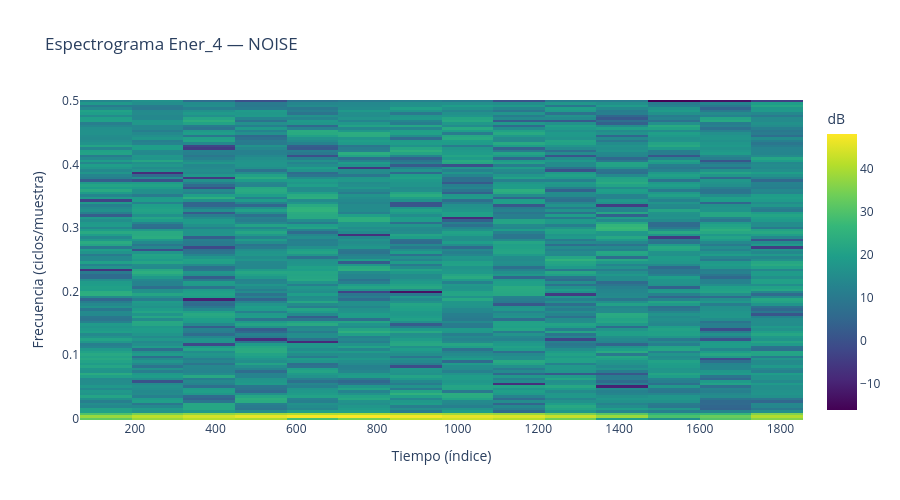

The cell this chart's notebook holds for it:
### Markdown cell above
Repetimos el mismo análisis por ventanas para la versión `noise` de `Ener_4`, usando
exactamente los mismos parámetros que en la versión `clean`, para poder comparar ambas
imágenes lado a lado sin que la diferencia sea un artefacto de la configuración.

### Code cell
f_stft, t_stft, Sxx_n = signal.spectrogram(e4_noise, fs=fs, nperseg=nperseg,
                                           noverlap=noverlap, window='hann')

fig_spec_n = go.Figure(go.Heatmap(
    x=t_stft, y=f_stft, z=10 * np.log10(Sxx_n + 1e-12),
    colorscale='Viridis', colorbar=dict(title='dB')))
fig_spec_n.update_layout(title='Espectrograma Ener_4 — NOISE',
                         xaxis_title='Tiempo (índice)',
                         yaxis_title='Frecuencia (ciclos/muestra)', height=500)
fig_spec_n.write_html('../results/figuras/fase2_ener4_espectrograma_noise.html', auto_open=False)
fig_spec_n.show()

### Figure 1 — Plotly figure (JSON) as saved in the notebook; plotly's stock layout.template omitted (floating-point values rounded to 4 significant figures; data arrays with more than 128 entries replaced by an {"elided": "..."} marker saying what was removed)
{"data": [{"colorbar": {"title": {"text": "dB"}}, "colorscale": [[0, "#440154"], [0.1111, "#482878"], [0.2222, "#3e4989"], [0.3333, "#31688e"], [0.4444, "#26828e"], [0.5556, "#1f9e89"], [0.6667, "#35b779"], [0.7778, "#6ece58"], [0.8889, "#b5de2b"], [1, "#fde725"]], "type": "heatmap", "x": [128.0, 256.0, 384.0, 512.0, 640.0, 768.0, 896.0, 1024.0, 1152.0, 1280.0, 1408.0, 1536.0, 1664.0, 1792.0], "y": {"elided": "129 float values"}, "z": {"elided": "129x14 float values"}}], "layout": {"height": 500, "title": {"text": "Espectrograma Ener_4 — NOISE"}, "xaxis": {"title": {"text": "Tiempo (índice)"}}, "yaxis": {"title": {"text": "Frecuencia (ciclos/muestra)"}}}}
